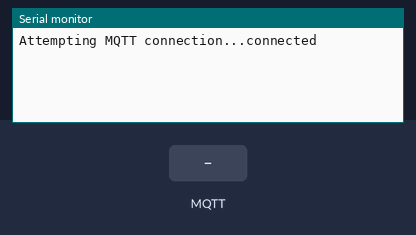
Simulated run of this sketch. Board: ESP8266 (NodeMCU). On the bench: the last lines printed to the serial monitor. The test bench sets the inputs (shaded band). WiFi joins after 1.5 s; servers stay silent unless stated; random numbers use the default seed unless the sketch sets one; no MQTT or app messages arrive unless stated; the audio player accepts every command and is not drawn.

Above: at 2.7 s.
2.8 s: MQTT message "off" arrives on the first subscribed topic
At 4.0 s:
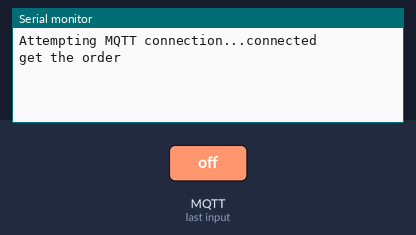
4.3 s: MQTT message "5" arrives on the first subscribed topic
At 5.4 s:
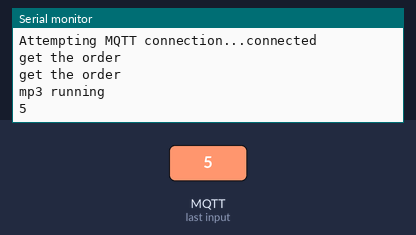

Measured:
- after the input at 2.8 s, the serial monitor: prints a new line at once (image 1)
- after the input at 4.3 s, the serial monitor: prints a new line at once (image 2)

The sketch:

mp3player_esp8266.ino
```cpp
#include <ESP8266WiFi.h>
#include <PubSubClient.h>
#include <SoftwareSerial.h>//软串口头文件名
#include <DFPlayer_Mini_Mp3.h>//MP3头文件名

const char* ssid = "niehen_pc";
const char* password = "*";
const char* mqtt_server = "*";

WiFiClient espClient;
PubSubClient client(espClient);
long lastMsg = 0;
char msg[50];
int value = 0;
String tmpTopic;
String strplayload;

void setup_wifi() {
  delay(10);
  // We start by connecting to a WiFi network
//  Serial.println();
//  Serial.print("Connecting to ");
//  Serial.println(ssid);

  WiFi.begin(ssid, password);
  while (WiFi.status() != WL_CONNECTED) {
    delay(500);
   // Serial.print(".");
  }

randomSeed(micros());
  //Serial.println(WiFi.localIP());
}
void callback(char* topic, byte* payload, unsigned int length) {

 tmpTopic = String((char *)topic);
 payload[length] = '\0';
 strplayload  = String((char*)payload);
  Serial.println("get the order");
  client.publish("itgzs/mp3player/status", "get older ");
  if (strplayload == "off") {  // 判断是否是off 关闭指令
      mp3_stop ();

      client.publish("itgzs/mp3player/status", "mp3 stop");
  }else {
    int isint = 0;// 如果有字母 就为1 全数字就为0
    for (int i=0; i< strplayload.length();i++)  // 检测接收到的命令里面是否含有 非数字的字符
  {
    if (!isDigit(strplayload[i]))
    {
      isint = 1;
      break;
      }
    }
    if(isint == 0){
      int older_mp3 = strplayload.toInt() ; // 转换为 int类型
        if(older_mp3 >=1 && older_mp3<=20){
          mp3_play (older_mp3);
           Serial.println("mp3 running");
           Serial.println(older_mp3);
          client.publish("itgzs/mp3player/status", "mp3 is running");
          delay(2000);
        }
    }
    }
  }


void reconnect() {
  // Loop until we're reconnected
  while (!client.connected()) {
    Serial.print("Attempting MQTT connection...");
    String clientId = "ESP8266Client-";
    clientId += String(random(0xffff), HEX);
    if (client.connect(clientId.c_str())) {
     Serial.println("connected");

      client.publish("itgzs/mp3player/status", "init...");
      // ... and resubscribe
      client.subscribe("itgzs/mp3player/older");
    } else {
      Serial.print("failed, rc=");
      Serial.print(client.state());
      Serial.println(" try again in 5 seconds");
      // Wait 5 seconds before retrying
      delay(5000);
    }
  }
}

void setup() {
   Serial.begin(9600);
   setup_wifi();
   mp3_set_serial(Serial);//定义MP3串口为Arduino串口。

   mp3_set_volume(30);//设置音量。
  client.setServer(mqtt_server, 1883);
  client.setCallback(callback);

}

void loop() {
//  if (value == 4){
//    client.publish("mp3/status", "music one");
//    mp3_play (1);//播放第一首。
//        delay (2000);//播放6秒。
//        value = 5;
//  }

   if (!client.connected()) {
    reconnect();
  }
  client.loop();
}
```
